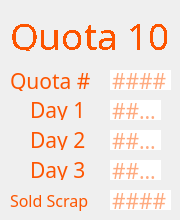
     <widget class="QWidget" name="page_10">
      <widget class="QLabel" name="label_61">
       <property name="geometry">
        <rect>
         <x>30</x>
         <y>100</y>
         <width>61</width>
         <height>20</height>
        </rect>
       </property>
       <property name="font">
        <font>
         <family>IBM 3270</family>
         <pointsize>16</pointsize>
        </font>
       </property>
       <property name="styleSheet">
        <string notr="true">color: rgb(253, 85, 0);
border: none;</string>
       </property>
       <property name="text">
        <string>Day 1</string>
       </property>
      </widget>
      <widget class="QLabel" name="label_62">
       <property name="geometry">
        <rect>
         <x>30</x>
         <y>130</y>
         <width>61</width>
         <height>20</height>
        </rect>
       </property>
       <property name="font">
        <font>
         <family>IBM 3270</family>
         <pointsize>16</pointsize>
        </font>
       </property>
       <property name="styleSheet">
        <string notr="true">color: rgb(253, 85, 0);
border: none;</string>
       </property>
       <property name="text">
        <string>Day 2</string>
       </property>
      </widget>
      <widget class="QLabel" name="label_63">
       <property name="geometry">
        <rect>
         <x>30</x>
         <y>160</y>
         <width>61</width>
         <height>20</height>
        </rect>
       </property>
       <property name="font">
        <font>
         <family>IBM 3270</family>
         <pointsize>16</pointsize>
        </font>
       </property>
       <property name="styleSheet">
        <string notr="true">color: rgb(253, 85, 0);
border: none;</string>
       </property>
       <property name="text">
        <string>Day 3</string>
       </property>
      </widget>
      <widget class="QLineEdit" name="q10d2">
       <property name="geometry">
        <rect>
         <x>110</x>
         <y>130</y>
         <width>51</width>
         <height>20</height>
        </rect>
       </property>
       <property name="font">
        <font>
         <family>IBM 3270</family>
         <pointsize>16</pointsize>
        </font>
       </property>
       <property name="styleSheet">
        <string notr="true">color: rgb(253, 85, 0);
border: none;</string>
       </property>
       <property name="maxLength">
        <number>4</number>
       </property>
       <property name="placeholderText">
        <string>####</string>
       </property>
      </widget>
      <widget class="QLineEdit" name="q10d3">
       <property name="geometry">
        <rect>
         <x>110</x>
         <y>160</y>
         <width>51</width>
         <height>20</height>
        </rect>
       </property>
       <property name="font">
        <font>
         <family>IBM 3270</family>
         <pointsize>16</pointsize>
        </font>
       </property>
       <property name="styleSheet">
        <string notr="true">color: rgb(253, 85, 0);
border: none;</string>
       </property>
       <property name="maxLength">
        <number>4</number>
       </property>
       <property name="placeholderText">
        <string>####</string>
       </property>
      </widget>
      <widget class="QLineEdit" name="q10d1">
       <property name="geometry">
        <rect>
         <x>110</x>
         <y>100</y>
         <width>51</width>
         <height>20</height>
        </rect>
       </property>
       <property name="font">
        <font>
         <family>IBM 3270</family>
         <pointsize>16</pointsize>
         <weight>50</weight>
         <bold>false</bold>
        </font>
       </property>
       <property name="styleSheet">
        <string notr="true">color: rgb(253, 85, 0);
border: none;</string>
       </property>
       <property name="inputMethodHints">
        <set>Qt::ImhNone</set>
       </property>
       <property name="text">
        <string/>
       </property>
       <property name="maxLength">
        <number>4</number>
       </property>
       <property name="readOnly">
        <bool>false</bool>
       </property>
       <property name="placeholderText">
        <string>####</string>
       </property>
      </widget>
      <widget class="QLabel" name="label_64">
       <property name="geometry">
        <rect>
         <x>10</x>
         <y>70</y>
         <width>81</width>
         <height>21</height>
        </rect>
       </property>
       <property name="font">
        <font>
         <family>IBM 3270</family>
         <pointsize>16</pointsize>
        </font>
       </property>
       <property name="styleSheet">
        <string notr="true">color: rgb(253, 85, 0);</string>
       </property>
       <property name="text">
        <string>Quota #</string>
       </property>
      </widget>
      <widget class="QLabel" name="label_65">
       <property name="geometry">
        <rect>
         <x>10</x>
         <y>10</y>
         <width>161</width>
         <height>41</height>
        </rect>
       </property>
       <property name="sizePolicy">
        <sizepolicy hsizetype="Fixed" vsizetype="Fixed">
         <horstretch>0</horstretch>
         <verstretch>0</verstretch>
        </sizepolicy>
       </property>
       <property name="font">
        <font>
         <family>IBM 3270</family>
         <pointsize>24</pointsize>
         <weight>50</weight>
         <italic>false</italic>
         <bold>false</bold>
         <stylestrategy>NoAntialias</stylestrategy>
        </font>
       </property>
       <property name="styleSheet">
        <string notr="true">font: 24pt &quot;IBM 3270&quot;;
color: rgb(253, 85, 0);</string>
       </property>
       <property name="text">
        <string>&lt;html&gt;&lt;head/&gt;&lt;body&gt;&lt;p&gt;&lt;span style=&quot; font-size:28pt;&quot;&gt;Quota 10&lt;/span&gt;&lt;/p&gt;&lt;/body&gt;&lt;/html&gt;</string>
       </property>
      </widget>
      <widget class="QLineEdit" name="q10">
       <property name="geometry">
        <rect>
         <x>110</x>
         <y>70</y>
         <width>61</width>
         <height>20</height>
        </rect>
       </property>
       <property name="font">
        <font>
         <family>IBM 3270</family>
         <pointsize>16</pointsize>
        </font>
       </property>
       <property name="styleSheet">
        <string notr="true">color: rgb(253, 85, 0);
border: none;</string>
       </property>
       <property name="text">
        <string/>
       </property>
       <property name="maxLength">
        <number>5</number>
       </property>
       <property name="readOnly">
        <bool>false</bool>
       </property>
       <property name="placeholderText">
        <string>####</string>
       </property>
      </widget>
      <widget class="QLabel" name="label_66">
       <property name="geometry">
        <rect>
         <x>10</x>
         <y>190</y>
         <width>91</width>
         <height>21</height>
        </rect>
       </property>
       <property name="font">
        <font>
         <family>IBM 3270</family>
         <pointsize>12</pointsize>
        </font>
       </property>
       <property name="styleSheet">
        <string notr="true">color: rgb(253, 85, 0);
border: none;</string>
       </property>
       <property name="text">
        <string>Sold Scrap</string>
       </property>
      </widget>
      <widget class="QLineEdit" name="q10sold">
       <property name="geometry">
        <rect>
         <x>110</x>
         <y>190</y>
         <width>61</width>
         <height>20</height>
        </rect>
       </property>
       <property name="font">
        <font>
         <family>IBM 3270</family>
         <pointsize>16</pointsize>
        </font>
       </property>
       <property name="styleSheet">
        <string notr="true">color: rgb(253, 85, 0);
border: none;</string>
       </property>
       <property name="maxLength">
        <number>5</number>
       </property>
       <property name="placeholderText">
        <string>####</string>
       </property>
      </widget>
     </widget>
